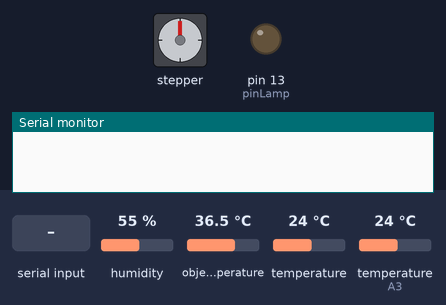
This sketch was run on a simulated Arduino Uno, built with avr-gcc and run on an emulated ATmega328P. On the bench: stepper motor, output pins drawn as LEDs (lit = HIGH), the last lines printed to the serial monitor. The inputs (shaded band) are chosen by the test bench; at power-on: humidity 55 %, object temperature 36.5 °C, temperature 24 °C, temperature (sensor on A3) 24 °C. Stepper angles assume 48 steps per turn.

Above: at 1.2 s.
1.3 s: "XV" received over Serial
At 3.7 s:
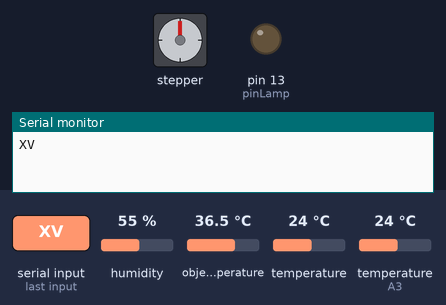
4.0 s: "XH" received over Serial
At 5.8 s:
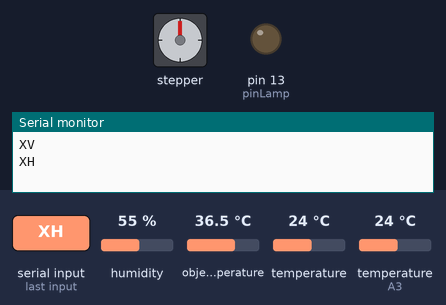
6.7 s: "MV" received over Serial
At 7.82 s:
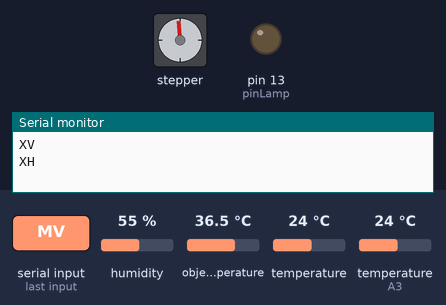
9.4 s: "MH" received over Serial
At 10.52 s:
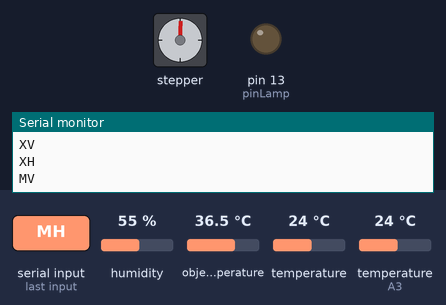
Timing chart, 0 to 12.4 s (numbered marks = the images above; inputs shaded):
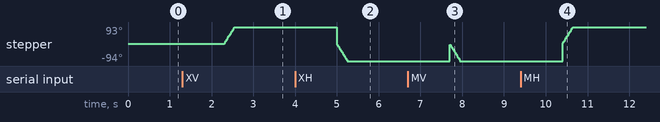

Measured:
- after the input at 1.3 s, stepper: turns 93° clockwise in 0.24 s, starting after 1.0 s
- after the input at 4.0 s, stepper: turns 187° counter-clockwise in 0.24 s, starting after 1.0 s
- after the input at 6.7 s, stepper: turns 90° clockwise in 0.00 s, then 90° counter-clockwise in 0.22 s
- after the input at 9.4 s, stepper: turns 187° clockwise in 0.24 s, starting after 1.0 s

The sketch:

20211230_CubetteAux.ino
```cpp
#include <Adafruit_MLX90614.h>
#include "DHT.h"
#include <AFMotor.h>


// pin assignments

// lamp control
const byte pinLamp = 13;

// autopolarizers

//// stepping params
////// period (ms)
float per = 10;
////// type
uint8_t stepType = INTERLEAVE;
////// num steps to rotate polarizer
int nsteps = 28;

//// sensor vars
float hum;
float tem;
float inf;
float amb;

//// two steppers, one on each port
AF_Stepper stepperEx(48, 1);
AF_Stepper stepperEm(48, 2);
AF_Stepper steppers[2] = { stepperEx, stepperEm };

// hygrometer
#define DHTPIN A3
#define DHTTYPE DHT11
DHT hygro(DHTPIN, DHTTYPE);

// IR thermometer uses default pins A4, A5
Adafruit_MLX90614 infra = Adafruit_MLX90614();

void floatDelay(float ms)
{
  unsigned long whole = ms;
  int part = (ms - whole) * 1000;
  delay(whole);
  if (part > 4) delayMicroseconds(part);
}

void rot(int stepperNum, int dir){
  AF_Stepper stepper = steppers[stepperNum];
  for(int i=0; i<26; i+=1){
    stepper.onestep(dir, stepType);
    floatDelay(per);
  }
  stepper.release();
}

void setup() {
  // configure pins
  pinMode(pinLamp, OUTPUT);

  // start comms
  Serial.begin(9600);
  hygro.begin();
  infra.begin();

  // first reading
  hum = hygro.readHumidity();
  tem = hygro.readTemperature();
  inf = infra.readObjectTempC();
  amb = infra.readAmbientTempC();
}

void loop() {
  // wait for serial input
  if(Serial.available()){
    String cmd = Serial.readString();
    cmd.trim();
    // manual index
    if(cmd == "XV"){rot(0, FORWARD ); Serial.println("XV");}
    if(cmd == "XH"){rot(0, BACKWARD); Serial.println("XH");}
    if(cmd == "MV"){rot(1, BACKWARD ); Serial.println("MV");}
    if(cmd == "MH"){rot(1, FORWARD); Serial.println("MH");}
    // poll sensors
    if(cmd == "HUM"){Serial.println(hum);}
    if(cmd == "TEM"){Serial.println(tem);}
    if(cmd == "INF"){Serial.println(inf);}
    if(cmd == "AMB"){Serial.println(amb);}
    // command spec lamp
    if(cmd == "LON"){digitalWrite(pinLamp, HIGH); Serial.println(1);}
    if(cmd == "LOF"){digitalWrite(pinLamp, LOW ); Serial.println(0);}
  }else{
    // this means consecutive serial queries will be processed immediately
    // and also that queries should not be persistent!
    hum = hygro.readHumidity();
    tem = hygro.readTemperature();
    //inf = infra.readObjectTempC();
    //amb = infra.readAmbientTempC();
    // 20220617 workarounds bc I unplugged it :(
    inf = 0;
    amb = 0;
  }
}
```
